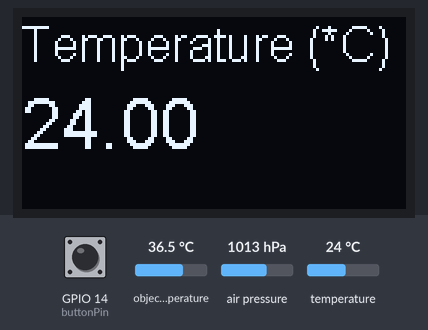
The sketch below on a simulated ESP8266 (NodeMCU). Parts: 128×64 one-colour display. The inputs (shaded band) are chosen by the test bench; at power-on: GPIO 14 (buttonPin) HIGH, air pressure 1013 hPa, temperature 24 °C, object temperature 36.5 °C. What the sketch prints to the serial monitor is not drawn.

Above: at 14.3 s.
14.4 s: GPIO 14 (buttonPin) pulled LOW for 3.2 s
At 17.7 s:
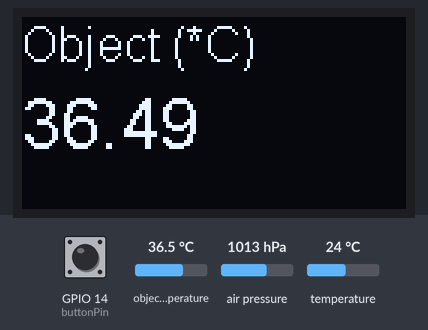
25.5 s: air pressure set to 952 hPa
At 27.8 s:
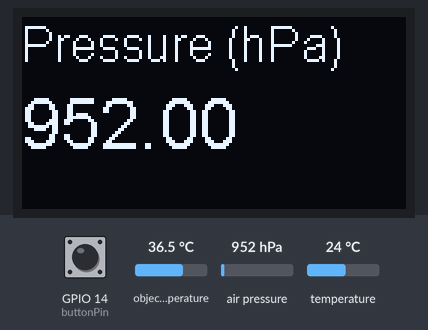
28.8 s: temperature set to 12 °C
At 30.2 s:
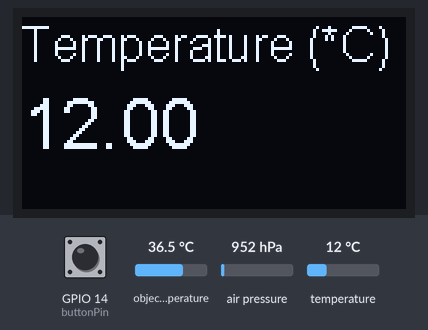
30.8 s: air pressure set to 975 hPa
At 34.2 s:
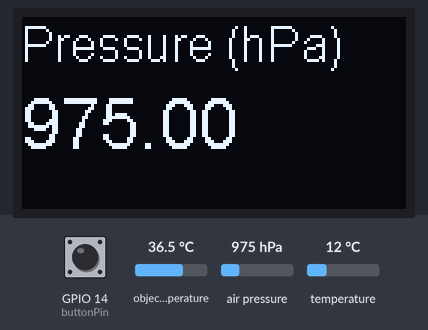
34.9 s: temperature set to 19 °C
At 35.8 s:
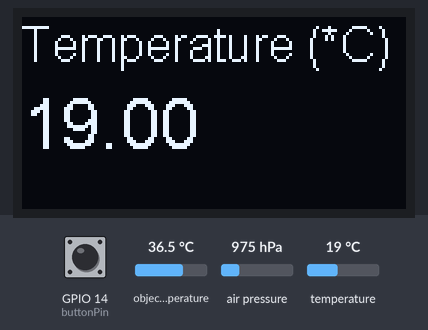
36.9 s: GPIO 14 (buttonPin) pulled LOW for 1.1 s
At 38.3 s:
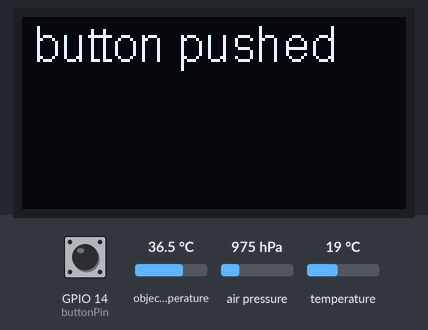
Timing chart, 0 to 39.9 s (numbered marks = the images above; inputs shaded):
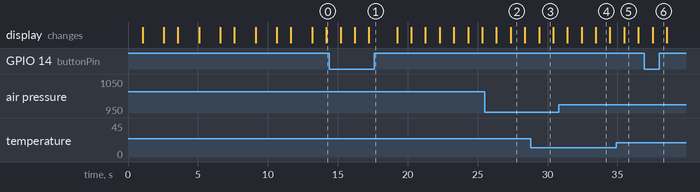

Measured:
- what the display in image 2 shows lasts 1.0 s, from 27.4 s to 28.4 s

The sketch:

tempGun.ino
```cpp
#include <Wire.h>
#include "SSD1306.h"

const int pinSDA = 4;
const int pinSCL = 5;
SSD1306  display(0x3c, pinSDA, pinSCL);

#include <Adafruit_Sensor.h>
#include <Adafruit_BMP280.h>

#define SEALEVELPRESSURE_HPA (1013.25)
Adafruit_BMP280 bmp; // I2C

#include <Adafruit_MLX90614.h>
Adafruit_MLX90614 mlx = Adafruit_MLX90614();

const int buttonPin = 14;    // the number of the pushbutton pin

const int delayTime = 2000;
const int waittingSec = 3;
bool isProMode = false;

void init_oled() {
  display.init();
  display.flipScreenVertically();
  display.clear();
  display.setColor(WHITE);
  display.setTextAlignment(TEXT_ALIGN_LEFT);
  display.setFont(ArialMT_Plain_24);
  display.drawString(0, 0, "Init OLED");
}
void set_s_text(){
    display.setTextAlignment(TEXT_ALIGN_LEFT);
    display.setFont(ArialMT_Plain_10);;
}
void set_m_text(){
    display.setTextAlignment(TEXT_ALIGN_LEFT);
    display.setFont(ArialMT_Plain_16);;
}
void set_b_text(){
    display.setTextAlignment(TEXT_ALIGN_LEFT);
    display.setFont(ArialMT_Plain_24);
}

void new_screen_oled(int x,int y,char* mesg){
  display.clear();
  display.drawString(x, y, mesg);
  display.display();
  delay(1000);
}


void display_F_temp(){
    display.clear();
    display.setLogBuffer(5, 30);
    set_s_text();
    display.println("Object (*F)");
    display.println( mlx.readObjectTempF());
    Serial.println("====================");
    display.println("Ambient (*F)");
    display.println( mlx.readAmbientTempF());
    display.drawLogBuffer(0, 0);
    display.display();
    delay(delayTime);

}

void display_object_temp(){
    display.clear();
    set_m_text();
    display.drawString(0, 0,"Object (*C)");
    set_b_text();
    display.drawString(0,22,String(mlx.readObjectTempC()));
    display.display();
    delay(delayTime);
}

void display_ambient_temp(){
    display.clear();
    set_m_text();
    display.drawString(0,0,"Ambient (*C)");
    set_b_text();
    display.drawString(0,22, String(mlx.readAmbientTempC()));
    display.display();
    delay(delayTime);
}

void display_bme_temp() {

    display.clear();
    set_m_text();
    display.drawString(0,0,"Temperature (*C)");
    set_b_text();
    display.drawString(0,22, String(bmp.readTemperature()));
    display.display();
    delay(1000);
}

void display_bme_Pressure() {

    display.clear();
    set_m_text();
    display.drawString(0,0,"Pressure (hPa)");
    set_b_text();
    display.drawString(0,22, String(bmp.readPressure() / 100.0F));
    display.display();
    delay(1000);
}

void display_bme_Altitude() {
    display.clear();
    set_m_text();
    display.drawString(0,0,"Calc.Altitude (m)");
    set_b_text();
    display.drawString(0,22, String(bmp.readAltitude(SEALEVELPRESSURE_HPA)));
    display.display();
    delay(delayTime);
}

void setup(void){
  //Wire.pins(int sda, int scl);
  Wire.pins(pinSDA, pinSCL);
  Serial.begin(115200);
  init_oled();
  Serial.println("init");

 if (!mlx.begin())
  {
    set_s_text();
    new_screen_oled(0,0,"Not find MLX90614");
    while (1) {}
  }

  bool status;
  // default settings
  // (you can also pass in a Wire library object like &Wire2)
  status = bmp.begin();
  if (!status) {
      set_s_text();
      new_screen_oled(0,0,"Not find BMP280");
      while (1);
  }

  pinMode(buttonPin, INPUT);
  Serial.println("start");
  set_m_text();
  new_screen_oled(0,0,"Starting ESP12S");

  int readMode = digitalRead(buttonPin);
  int restSec = waittingSec;
  for (int i=0;i<waittingSec;i++){
    if (readMode==LOW){
      isProMode=true;
      set_m_text();
      new_screen_oled(0,0,"Pro. Mode");
      continue;
    }
    else{
      set_m_text();
        new_screen_oled(0,0,"Simple Mode");
        delay(500);
        set_s_text();
        new_screen_oled(0,28,"Push button for Pro. mode");
        restSec = waittingSec-i;
        char temp[30];
        sprintf(temp,"Config time left %d Sec.",restSec);
        new_screen_oled(0,32,temp);
        delay(500);
        readMode = digitalRead(buttonPin);
      }
  }
}

void loop(void){
  int reading = digitalRead(buttonPin);
  if(isProMode){
    if(reading==LOW)
    {
        set_m_text();
        new_screen_oled(0,0," button pushed");
        display_object_temp();
        display_ambient_temp();
        display_F_temp();
    }
    else
    {
      set_m_text();
      new_screen_oled(0,0," no button pushed");
      display_bme_temp();
      display_bme_Pressure();
      display_bme_Altitude();
    }
  }
  else{
    if(reading==LOW)
    {
        set_m_text();
        new_screen_oled(0,0," button pushed");
        display_object_temp();
    }
    else
    {
      set_m_text();
      new_screen_oled(0,0," no button pushed");
      display_bme_temp();
      display_bme_Pressure();
    }
  }
}
```
